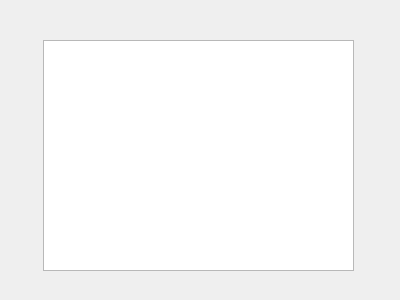
<?xml version="1.0" encoding="UTF-8"?>
<ui version="4.0">
 <class>Map</class>
 <widget class="QDialog" name="Map">
  <property name="geometry">
   <rect>
    <x>0</x>
    <y>0</y>
    <width>400</width>
    <height>300</height>
   </rect>
  </property>
  <property name="windowTitle">
   <string>Dialog</string>
  </property>
  <widget class="QTextEdit" name="textEdit">
   <property name="geometry">
    <rect>
     <x>43</x>
     <y>40</y>
     <width>311</width>
     <height>231</height>
    </rect>
   </property>
  </widget>
 </widget>
 <resources/>
 <connections/>
</ui>
